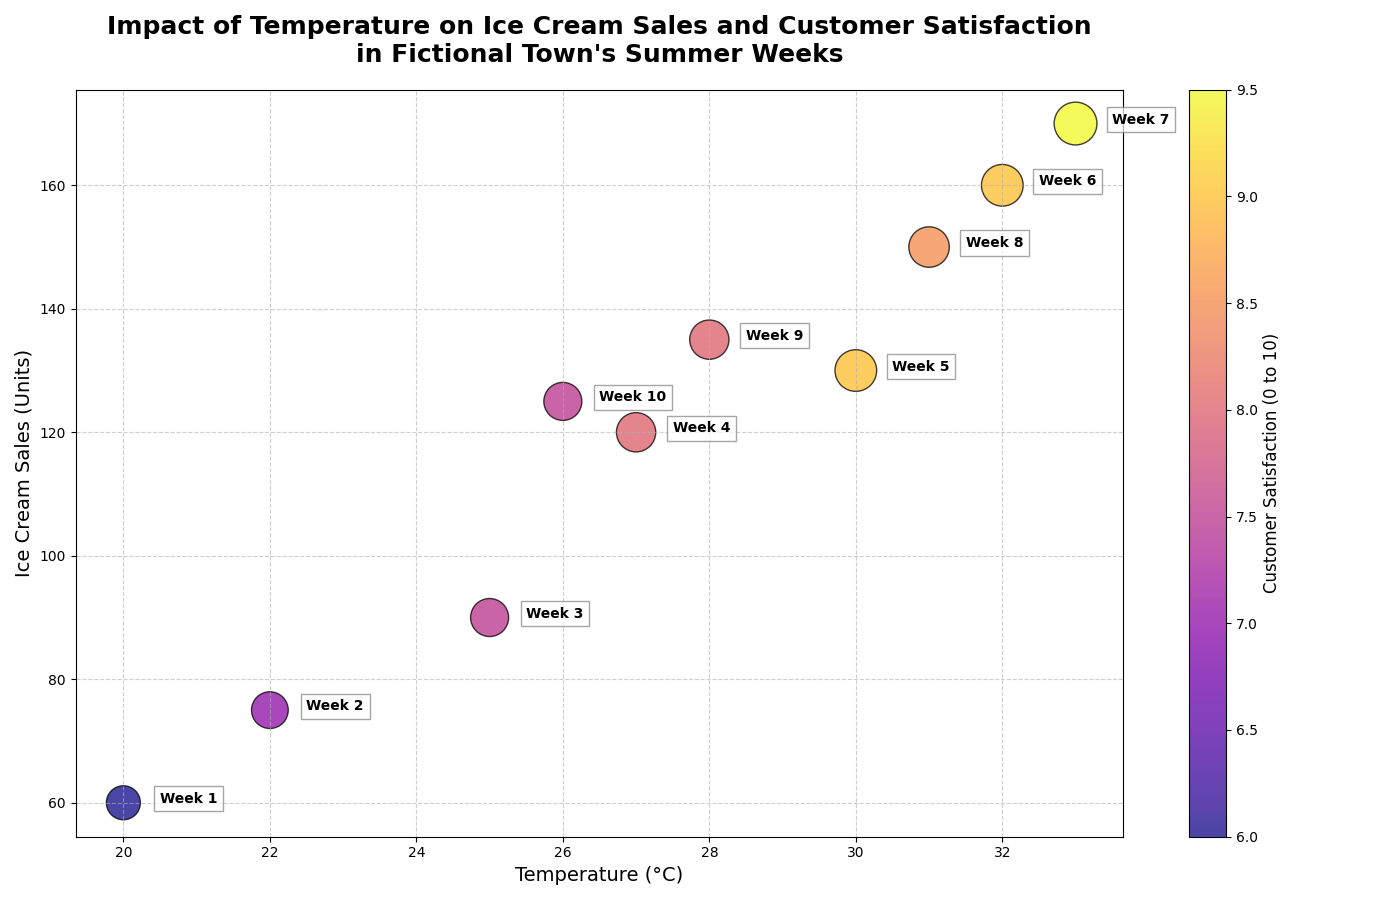

Write the Python code that produced this figure.
import matplotlib.pyplot as plt
import numpy as np

weeks = np.arange(1, 11)

sales = np.array([60, 75, 90, 120, 130, 160, 170, 150, 135, 125])
temperature = np.array([20, 22, 25, 27, 30, 32, 33, 31, 28, 26])
satisfaction = np.array([6, 7, 7.5, 8, 9, 9, 9.5, 8.5, 8, 7.5])

plt.figure(figsize=(14, 9))

# Shuffle the color map by assigning a different 'cmap' available (e.g., 'plasma' instead of 'viridis')
scatter = plt.scatter(temperature, sales, s=satisfaction*100, c=satisfaction, cmap='plasma', alpha=0.75, edgecolors='black', linewidth=1)

plt.title("Impact of Temperature on Ice Cream Sales and Customer Satisfaction\nin Fictional Town's Summer Weeks", fontsize=18, fontweight='bold', pad=20)
plt.xlabel("Temperature (°C)", fontsize=14)
plt.ylabel("Ice Cream Sales (Units)", fontsize=14)

for i, week in enumerate(weeks):
    plt.annotate(f"Week {week}", (temperature[i] + 0.5, sales[i]), fontsize=10, fontweight='bold', bbox=dict(facecolor='white', alpha=0.7, edgecolor='gray'))

plt.grid(True, linestyle='--', alpha=0.6)

cbar = plt.colorbar(scatter)
cbar.set_label('Customer Satisfaction (0 to 10)', fontsize=12)

plt.tight_layout()

plt.show()
